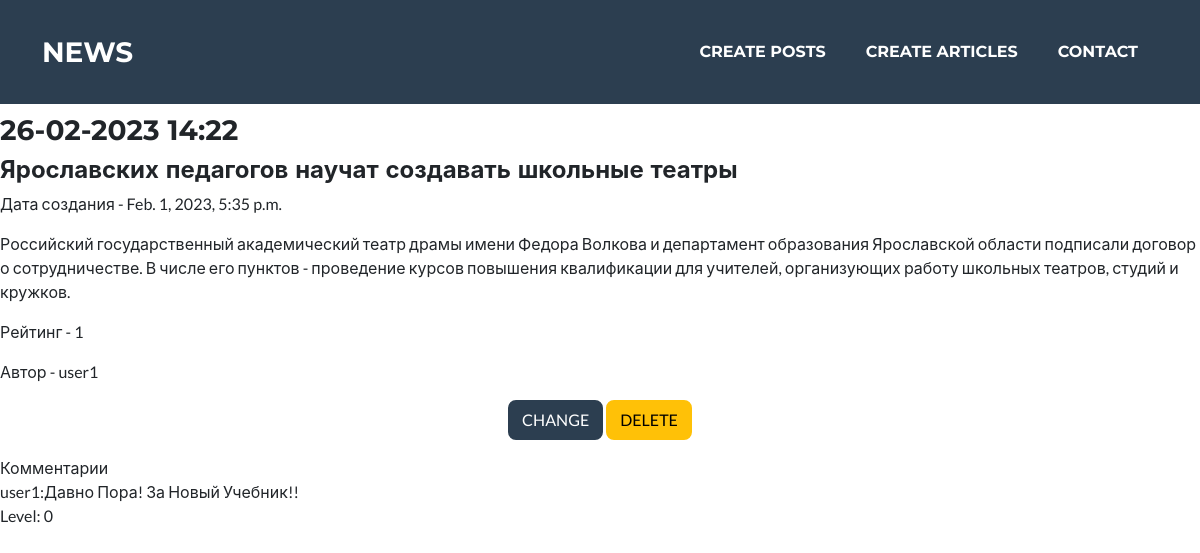
Page /article/5 on the committed database.
### NewsPortal/models.py (models this page shows, shortened)
class Post(models.Model):
    date = models.DateTimeField(auto_now_add=True)
    headline = models.CharField(max_length=255, unique=True)
    content = models.TextField()
    post_rating = models.IntegerField(default=0)
    position = models.CharField(max_length=2, choices=POSITIONS, default=news)
    author = models.ForeignKey(Author, on_delete=models.CASCADE)
    categories = models.ManyToManyField(Category, through="PostCategory")

class Author(models.Model):
    person = models.OneToOneField(User, on_delete=models.CASCADE)
    user_rating = models.IntegerField(default=0)
    def __str__(self):
        return f'{self.person.username}'

class Comment(models.Model):
    time_in = models.DateTimeField(auto_now_add=True)
    post_comment = models.ForeignKey(Post, on_delete=models.CASCADE)
    author = models.ForeignKey(User, on_delete=models.CASCADE)
    content = models.TextField()
    comment_rating = models.IntegerField(default=0)
    def __str__(self):
        return f"{self.author}:{self.content.title()}"

### NewsPortal/views.py (the view)
# urls.py: path('<int:pk>', PostsDetail.as_view(), name='post_detail'),
class PostsDetail(DetailView):
    model = Post
    template_name = 'post.html'
    context_object_name = 'post'
    def get_context_data(self, **kwargs):
        context = super().get_context_data(**kwargs)
        context['filterset'] = self.filterset
        return context
    def get_queryset(self):
        queryset = super().get_queryset()
        self.filterset = PostFilter(self.request.GET, queryset)
        return self.filterset.qs

### templates/post.html (shortened to what this page needs)
{% extends 'flatpages/default.html' %}
{% load custom_filters %}
{% block content %}
<h4>{{ post.headline }} </h4>
<p>Дата создания - {{ post.date }} </p>
<p>{{ post.content|censor }} </p>
<p>Рейтинг - {{ post.post_rating }} </p>
<p>Автор - {{ post.author }} </p>
<p>
    <div class="col text-center">
    <a href="{% url 'post_update' pk=post.pk %}" class="btn btn-secondary">CHANGE</a>
    <a href="{% url 'post_delete' pk=post.pk %}" class="btn btn-warning">DELETE</a>
</div>
</p>
<p>Комментарии <br> {{ post.comment_set.all.first }}<br> Level: {{ post.comment_set.all.get.comment_rating }}</p>
{% endblock content %}

### rows in the picture
Post: headline "Ярославских педагогов научат создавать школьные театры", date "Feb. 1, 2023, 5:35 p.m.", content|censor "Российский государственный академический театр драмы имени Федора Волкова и департамент образования Ярославской области подписали договор о сотрудничестве. В числе его пунктов - проведение курсов повышения квалификации для учителей, организующих работу школьных театров, студий и кружков.", post_rating "1", author "user1", comment_set.all.first "user1:Давно Пора! За Новый Учебник!!", comment_set.all.get.comment_rating "0"
